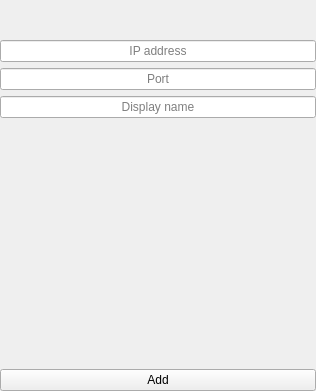
<?xml version="1.0" encoding="UTF-8"?>
<ui version="4.0">
 <class>AddNewConnectionWidget</class>
 <widget class="QWidget" name="AddNewConnectionWidget">
  <property name="geometry">
   <rect>
    <x>0</x>
    <y>0</y>
    <width>316</width>
    <height>391</height>
   </rect>
  </property>
  <property name="windowTitle">
   <string>Dialog</string>
  </property>
  <layout class="QVBoxLayout" name="verticalLayout">
   <property name="leftMargin">
    <number>0</number>
   </property>
   <property name="topMargin">
    <number>0</number>
   </property>
   <property name="rightMargin">
    <number>0</number>
   </property>
   <property name="bottomMargin">
    <number>0</number>
   </property>
   <item>
    <spacer name="verticalSpacer_2">
     <property name="orientation">
      <enum>Qt::Vertical</enum>
     </property>
     <property name="sizeType">
      <enum>QSizePolicy::Fixed</enum>
     </property>
     <property name="sizeHint" stdset="0">
      <size>
       <width>20</width>
       <height>40</height>
      </size>
     </property>
    </spacer>
   </item>
   <item>
    <widget class="QLineEdit" name="m_ip_line_edit">
     <property name="alignment">
      <set>Qt::AlignCenter</set>
     </property>
     <property name="placeholderText">
      <string>IP address</string>
     </property>
    </widget>
   </item>
   <item>
    <widget class="QLineEdit" name="m_port_line_edit">
     <property name="alignment">
      <set>Qt::AlignCenter</set>
     </property>
     <property name="placeholderText">
      <string>Port</string>
     </property>
    </widget>
   </item>
   <item>
    <widget class="QLineEdit" name="m_display_name_line_edit">
     <property name="alignment">
      <set>Qt::AlignCenter</set>
     </property>
     <property name="placeholderText">
      <string>Display name</string>
     </property>
    </widget>
   </item>
   <item>
    <spacer name="verticalSpacer">
     <property name="orientation">
      <enum>Qt::Vertical</enum>
     </property>
     <property name="sizeHint" stdset="0">
      <size>
       <width>20</width>
       <height>40</height>
      </size>
     </property>
    </spacer>
   </item>
   <item>
    <widget class="QPushButton" name="m_add_btn">
     <property name="text">
      <string>Add</string>
     </property>
    </widget>
   </item>
  </layout>
 </widget>
 <tabstops>
  <tabstop>m_ip_line_edit</tabstop>
  <tabstop>m_port_line_edit</tabstop>
  <tabstop>m_display_name_line_edit</tabstop>
 </tabstops>
 <resources/>
 <connections/>
</ui>
